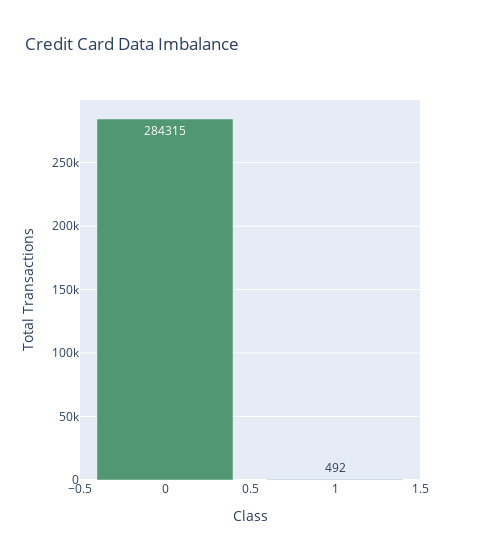

Here is the notebook cell this chart was saved with:
### Markdown cell above
#### Data Imbalance

### Code cell
class_val = data['Class'].value_counts()
df = pd.DataFrame({'Class': class_val.index, 'Values': class_val.values})

graph_data = go.Bar(
    x = df['Class'],
    y = df['Values'],
    name = 'Credit Card Data Imbalance',
    marker = dict(color='#519872'),
    text = df['Values']
)

layout = dict(
    title = 'Credit Card Data Imbalance',
    xaxis = dict(title='Class', showticklabels=True),
    yaxis = dict(title='Total Transactions'),
    hovermode = 'closest',
    width = 500
)

fig = go.Figure(data=[graph_data], layout=layout)
fig.write_image('../results/visualizations/credit_card_imbalance.png', scale=2)
pio.show(fig)

### Figure 1 — Plotly figure (JSON) as saved in the notebook; plotly's stock layout.template omitted (floating-point values rounded to 4 significant figures)
{"data": [{"marker": {"color": "#519872"}, "name": "Credit Card Data Imbalance", "text": [284300.0, 492.0], "type": "bar", "x": [0, 1], "y": [284315, 492]}], "layout": {"hovermode": "closest", "title": {"text": "Credit Card Data Imbalance"}, "width": 500, "xaxis": {"showticklabels": true, "title": {"text": "Class"}}, "yaxis": {"title": {"text": "Total Transactions"}}}}
